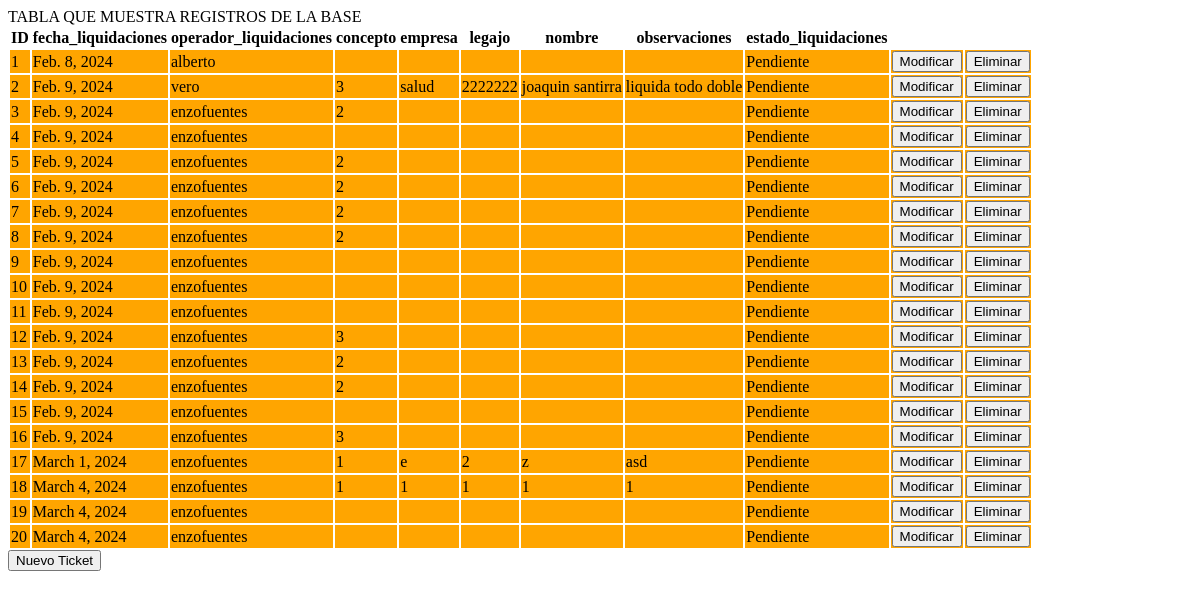
/api/tickets/, run on an earlier commit of the app's database.
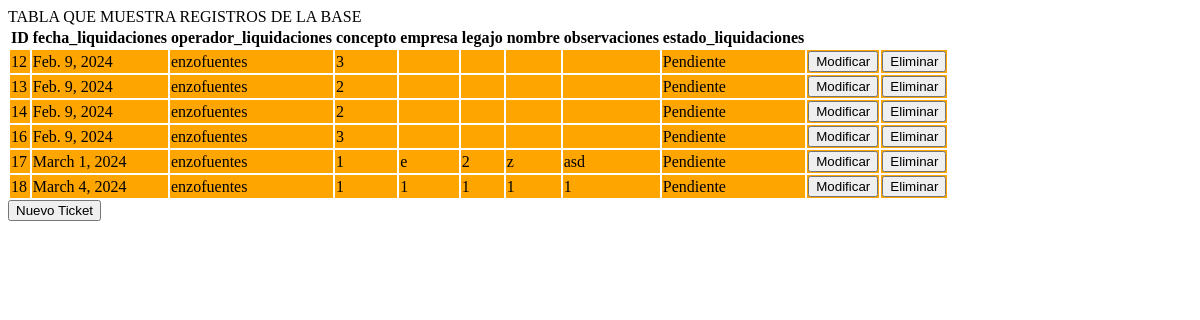
And on a later commit of the database.
### tickets/models.py (models this page shows)
class Registro(models.Model):
    id_registro = models.AutoField(primary_key=True)
    fecha_liquidaciones = models.TextField(default = datetime.date.today)
    operador_liquidaciones = models.CharField(max_length=100, default= username)
    concepto = models.CharField(max_length=100)
    empresa = models.CharField(max_length=100)
    legajo = models.CharField(max_length=50)
    nombre = models.CharField(max_length=100)
    observaciones = models.TextField(default = ' ')
    estado_liquidaciones = models.CharField(max_length=50, default = ' ')
    operador_sistemas = models.CharField(max_length=100, default = ' ')
    estado_sistemas = models.CharField(max_length=50, default = ' ')
    devoluciones = models.TextField(default = ' ')
    fecha_sistemas = models.TextField(default = ' ')

### tickets/views.py (the view)
# urls.py: path('tickets/', index, name="index"),
def index(request):
    regitros = Registro.objects.order_by("id_registro")
    template = loader.get_template("tickets/index.html") #codigo frontend
    context = {"regitros": regitros} #el contexto son los objetos de python que voy a mostrar
    return render(request, "tickets/index.html", context)

### tickets/templates/tickets/index.html (shortened to what this page needs)
{% load static %}
<!DOCTYPE html>
<html lang="en">
<head>
    <link rel="stylesheet" type="text/css" href="{% static 'style sheet/style.css' %}">
</head>
<body>
    TABLA QUE MUESTRA REGISTROS DE LA BASE
    {% if regitros %}
    <table id="tickets">
        <thead>
            <tr>
                <th>ID</th>
                <th>fecha_liquidaciones</th>
                <th>operador_liquidaciones</th>
                <th>concepto</th>
                <th>empresa</th>
                <th>legajo</th>
                <th>nombre</th>
                <th>observaciones</th>
                <th>estado_liquidaciones</th>
            </tr>
        </thead>
        <tbody>
            {% for ticket in regitros %}
                <div >
                    <tr class="ticket_row">
                        <td>{{ ticket.id_registro }}</td>
                        <td>{{ ticket.fecha_liquidaciones }}</td>
                        <td>{{ ticket.operador_liquidaciones }}</td>
                        <td>{{ ticket.concepto }}</td>
                        <td>{{ ticket.empresa }}</td>
                        <td>{{ ticket.legajo }}</td>
                        <td>{{ ticket.nombre }}</td>
                        <td>{{ ticket.observaciones }}</td>
                        <td>{{ ticket.estado_liquidaciones }}</td>
                        <td class="row_modificar_btn"><button>Modificar</button></td>
                        <td class="row_eliminar_btn"><button>Eliminar</button></td>
                    </tr>
                </div>
            {% endfor %}
        </tbody>
    </table>
{% else %}
    <p>NO HAY TICKETS PARA MOSTRAR.</p>
{% endif %}
<button id="nuevo_ticket_btn">Nuevo Ticket</button>
</body>
</html>

What changed in the data, as far as the page shows it:
removed Registro: id_registro "1", fecha_liquidaciones "Feb. 8, 2024", operador_liquidaciones "alberto", estado_liquidaciones "Pendiente"
removed Registro: id_registro "2", fecha_liquidaciones "Feb. 9, 2024", operador_liquidaciones "vero", concepto "3", empresa "salud", legajo "2222222", nombre "joaquin santirra", observaciones "liquida todo doble", estado_liquidaciones "Pendiente"
removed Registro: id_registro "3", fecha_liquidaciones "Feb. 9, 2024", operador_liquidaciones "enzofuentes", concepto "2", estado_liquidaciones "Pendiente"
removed Registro: id_registro "4", fecha_liquidaciones "Feb. 9, 2024", operador_liquidaciones "enzofuentes", estado_liquidaciones "Pendiente"
removed Registro: id_registro "5", fecha_liquidaciones "Feb. 9, 2024", operador_liquidaciones "enzofuentes", concepto "2", estado_liquidaciones "Pendiente"
removed Registro: id_registro "6", fecha_liquidaciones "Feb. 9, 2024", operador_liquidaciones "enzofuentes", concepto "2", estado_liquidaciones "Pendiente"
removed Registro: id_registro "7", fecha_liquidaciones "Feb. 9, 2024", operador_liquidaciones "enzofuentes", concepto "2", estado_liquidaciones "Pendiente"
removed Registro: id_registro "8", fecha_liquidaciones "Feb. 9, 2024", operador_liquidaciones "enzofuentes", concepto "2", estado_liquidaciones "Pendiente"
removed Registro: id_registro "9", fecha_liquidaciones "Feb. 9, 2024", operador_liquidaciones "enzofuentes", estado_liquidaciones "Pendiente"
removed Registro: id_registro "10", fecha_liquidaciones "Feb. 9, 2024", operador_liquidaciones "enzofuentes", estado_liquidaciones "Pendiente"
removed Registro: id_registro "11", fecha_liquidaciones "Feb. 9, 2024", operador_liquidaciones "enzofuentes", estado_liquidaciones "Pendiente"
removed Registro: id_registro "15", fecha_liquidaciones "Feb. 9, 2024", operador_liquidaciones "enzofuentes", estado_liquidaciones "Pendiente"
removed Registro: id_registro "19", fecha_liquidaciones "March 4, 2024", operador_liquidaciones "enzofuentes", estado_liquidaciones "Pendiente"
removed Registro: id_registro "20", fecha_liquidaciones "March 4, 2024", operador_liquidaciones "enzofuentes", estado_liquidaciones "Pendiente"
